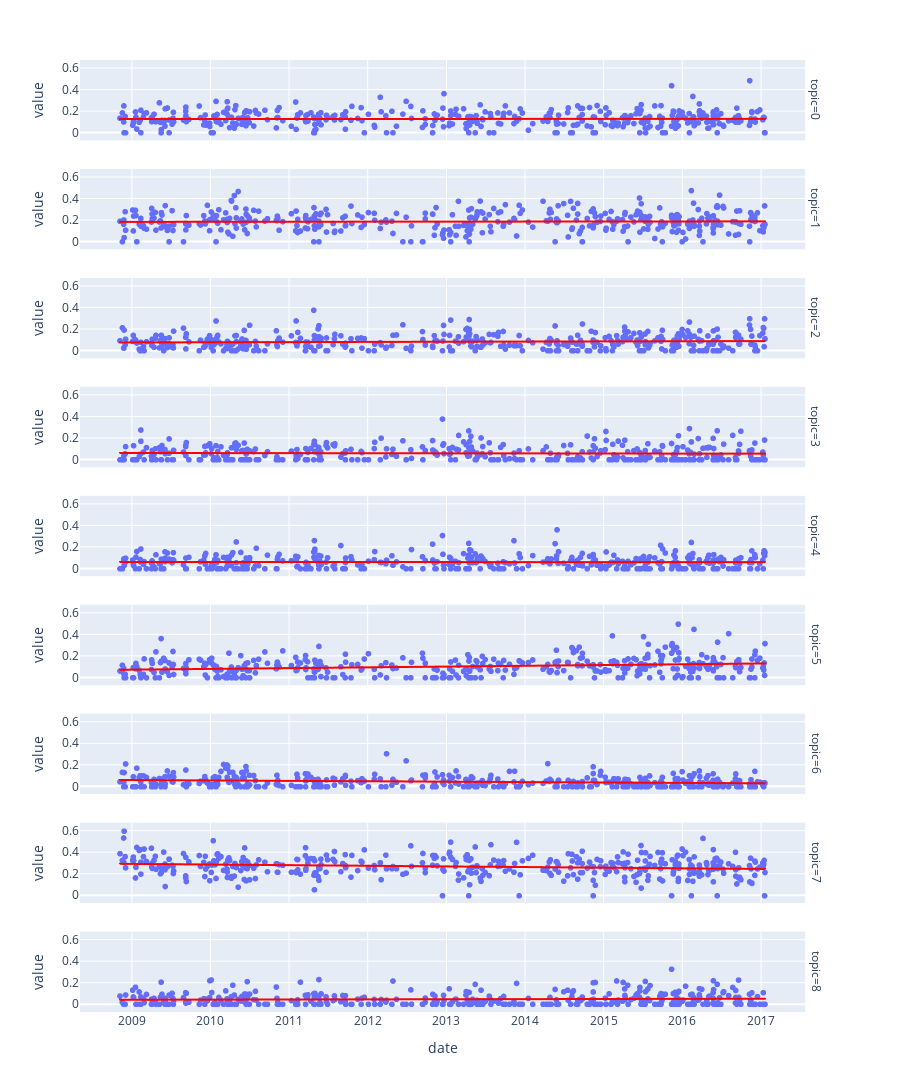

The cell this chart's notebook holds for it:
### Code cell
# OLS trendline
fig = px.scatter(amrhet_tall, x="date", y="value", facet_row="topic", 
                 trendline="ols", trendline_color_override="red", height=1600)
fig.show()

### Figure 1 — Plotly figure (JSON) as saved in the notebook; plotly's stock layout.template omitted (floating-point values rounded to 4 significant figures; data arrays with more than 128 entries replaced by an {"elided": "..."} marker saying what was removed)
{"data": [{"hovertemplate": "topic=0<br>date=%{x}<br>value=%{y}<extra></extra>", "legendgroup": "", "marker": {"color": "#636efa", "symbol": "circle"}, "mode": "markers", "name": "", "showlegend": false, "type": "scattergl", "x": {"elided": "409 str values"}, "xaxis": "x9", "y": {"elided": "409 float values"}, "yaxis": "y9"}, {"hovertemplate": "<b>OLS trendline</b><br>value = 4.95764e-12 * date + 0.122517<br>R<sup>2</sup>=0.000030<br><br>topic=0<br>date=%{x}<br>value=%{y} <b>(trend)</b><extra></extra>", "legendgroup": "", "line": {"color": "red"}, "marker": {"color": "#636efa", "symbol": "circle"}, "mode": "lines", "name": "", "showlegend": false, "type": "scattergl", "x": {"elided": "409 str values"}, "xaxis": "x9", "y": {"elided": "409 float values"}, "yaxis": "y9"}, {"hovertemplate": "topic=1<br>date=%{x}<br>value=%{y}<extra></extra>", "legendgroup": "", "marker": {"color": "#636efa", "symbol": "circle"}, "mode": "markers", "name": "", "showlegend": false, "type": "scattergl", "x": {"elided": "409 str values"}, "xaxis": "x8", "y": {"elided": "409 float values"}, "yaxis": "y8"}, {"hovertemplate": "<b>OLS trendline</b><br>value = 1.66127e-11 * date + 0.165798<br>R<sup>2</sup>=0.000226<br><br>topic=1<br>date=%{x}<br>value=%{y} <b>(trend)</b><extra></extra>", "legendgroup": "", "line": {"color": "red"}, "marker": {"color": "#636efa", "symbol": "circle"}, "mode": "lines", "name": "", "showlegend": false, "type": "scattergl", "x": {"elided": "409 str values"}, "xaxis": "x8", "y": {"elided": "409 float values"}, "yaxis": "y8"}, {"hovertemplate": "topic=2<br>date=%{x}<br>value=%{y}<extra></extra>", "legendgroup": "", "marker": {"color": "#636efa", "symbol": "circle"}, "mode": "markers", "name": "", "showlegend": false, "type": "scattergl", "x": {"elided": "409 str values"}, "xaxis": "x7", "y": {"elided": "409 float values"}, "yaxis": "y7"}, {"hovertemplate": "<b>OLS trendline</b><br>value = 4.98772e-11 * date + 0.0166569<br>R<sup>2</sup>=0.003639<br><br>topic=2<br>date=%{x}<br>value=%{y} <b>(trend)</b><extra></extra>", "legendgroup": "", "line": {"color": "red"}, "marker": {"color": "#636efa", "symbol": "circle"}, "mode": "lines", "name": "", "showlegend": false, "type": "scattergl", "x": {"elided": "409 str values"}, "xaxis": "x7", "y": {"elided": "409 float values"}, "yaxis": "y7"}, {"hovertemplate": "topic=3<br>date=%{x}<br>value=%{y}<extra></extra>", "legendgroup": "", "marker": {"color": "#636efa", "symbol": "circle"}, "mode": "markers", "name": "", "showlegend": false, "type": "scattergl", "x": {"elided": "409 str values"}, "xaxis": "x6", "y": {"elided": "409 float values"}, "yaxis": "y6"}, {"hovertemplate": "<b>OLS trendline</b><br>value = -2.53375e-11 * date + 0.0946681<br>R<sup>2</sup>=0.000946<br><br>topic=3<br>date=%{x}<br>value=%{y} <b>(trend)</b><extra></extra>", "legendgroup": "", "line": {"color": "red"}, "marker": {"color": "#636efa", "symbol": "circle"}, "mode": "lines", "name": "", "showlegend": false, "type": "scattergl", "x": {"elided": "409 str values"}, "xaxis": "x6", "y": {"elided": "409 float values"}, "yaxis": "y6"}, {"hovertemplate": "topic=4<br>date=%{x}<br>value=%{y}<extra></extra>", "legendgroup": "", "marker": {"color": "#636efa", "symbol": "circle"}, "mode": "markers", "name": "", "showlegend": false, "type": "scattergl", "x": {"elided": "409 str values"}, "xaxis": "x5", "y": {"elided": "409 float values"}, "yaxis": "y5"}, {"hovertemplate": "<b>OLS trendline</b><br>value = -5.11015e-12 * date + 0.0697369<br>R<sup>2</sup>=0.000048<br><br>topic=4<br>date=%{x}<br>value=%{y} <b>(trend)</b><extra></extra>", "legendgroup": "", "line": {"color": "red"}, "marker": {"color": "#636efa", "symbol": "circle"}, "mode": "lines", "name": "", "showlegend": false, "type": "scattergl", "x": {"elided": "409 str values"}, "xaxis": "x5", "y": {"elided": "409 float values"}, "yaxis": "y5"}, {"hovertemplate": "topic=5<br>date=%{x}<br>value=%{y}<extra></extra>", "legendgroup": "", "marker": {"color": "#636efa", "symbol": "circle"}, "mode": "markers", "name": "", "showlegend": false, "type": "scattergl", "x": {"elided": "409 str values"}, "xaxis": "x4", "y": {"elided": "409 float values"}, "yaxis": "y4"}, {"hovertemplate": "<b>OLS trendline</b><br>value = 2.28035e-10 * date + -0.204857<br>R<sup>2</sup>=0.047938<br><br>topic=5<br>date=%{x}<br>value=%{y} <b>(trend)</b><extra></extra>", "legendgroup": "", "line": {"color": "red"}, "marker": {"color": "#636efa", "symbol": "circle"}, "mode": "lines", "name": "", "showlegend": false, "type": "scattergl", "x": {"elided": "409 str values"}, "xaxis": "x4", "y": {"elided": "409 float values"}, "yaxis": "y4"}, {"hovertemplate": "topic=6<br>date=%{x}<br>value=%{y}<extra></extra>", "legendgroup": "", "marker": {"color": "#636efa", "symbol": "circle"}, "mode": "markers", "name": "", "showlegend": false, "type": "scattergl", "x": {"elided": "409 str values"}, "xaxis": "x3", "y": {"elided": "409 float values"}, "yaxis": "y3"}, {"hovertemplate": "<b>OLS trendline</b><br>value = -1.20794e-10 * date + 0.211575<br>R<sup>2</sup>=0.038517<br><br>topic=6<br>date=%{x}<br>value=%{y} <b>(trend)</b><extra></extra>", "legendgroup": "", "line": {"color": "red"}, "marker": {"color": "#636efa", "symbol": "circle"}, "mode": "lines", "name": "", "showlegend": false, "type": "scattergl", "x": {"elided": "409 str values"}, "xaxis": "x3", "y": {"elided": "409 float values"}, "yaxis": "y3"}, {"hovertemplate": "topic=7<br>date=%{x}<br>value=%{y}<extra></extra>", "legendgroup": "", "marker": {"color": "#636efa", "symbol": "circle"}, "mode": "markers", "name": "", "showlegend": false, "type": "scattergl", "x": {"elided": "409 str values"}, "xaxis": "x2", "y": {"elided": "409 float values"}, "yaxis": "y2"}, {"hovertemplate": "<b>OLS trendline</b><br>value = -1.86722e-10 * date + 0.527531<br>R<sup>2</sup>=0.025853<br><br>topic=7<br>date=%{x}<br>value=%{y} <b>(trend)</b><extra></extra>", "legendgroup": "", "line": {"color": "red"}, "marker": {"color": "#636efa", "symbol": "circle"}, "mode": "lines", "name": "", "showlegend": false, "type": "scattergl", "x": {"elided": "409 str values"}, "xaxis": "x2", "y": {"elided": "409 float values"}, "yaxis": "y2"}, {"hovertemplate": "topic=8<br>date=%{x}<br>value=%{y}<extra></extra>", "legendgroup": "", "marker": {"color": "#636efa", "symbol": "circle"}, "mode": "markers", "name": "", "showlegend": false, "type": "scattergl", "x": {"elided": "409 str values"}, "xaxis": "x", "y": {"elided": "409 float values"}, "yaxis": "y"}, {"hovertemplate": "<b>OLS trendline</b><br>value = 3.68605e-11 * date + -0.00291932<br>R<sup>2</sup>=0.002721<br><br>topic=8<br>date=%{x}<br>value=%{y} <b>(trend)</b><extra></extra>", "legendgroup": "", "line": {"color": "red"}, "marker": {"color": "#636efa", "symbol": "circle"}, "mode": "lines", "name": "", "showlegend": false, "type": "scattergl", "x": {"elided": "409 str values"}, "xaxis": "x", "y": {"elided": "409 float values"}, "yaxis": "y"}], "layout": {"annotations": [{"font": {}, "showarrow": false, "text": "topic=8", "textangle": 90, "x": 0.98, "xanchor": "left", "xref": "paper", "y": 0.04222, "yanchor": "middle", "yref": "paper"}, {"font": {}, "showarrow": false, "text": "topic=7", "textangle": 90, "x": 0.98, "xanchor": "left", "xref": "paper", "y": 0.1567, "yanchor": "middle", "yref": "paper"}, {"font": {}, "showarrow": false, "text": "topic=6", "textangle": 90, "x": 0.98, "xanchor": "left", "xref": "paper", "y": 0.2711, "yanchor": "middle", "yref": "paper"}, {"font": {}, "showarrow": false, "text": "topic=5", "textangle": 90, "x": 0.98, "xanchor": "left", "xref": "paper", "y": 0.3856, "yanchor": "middle", "yref": "paper"}, {"font": {}, "showarrow": false, "text": "topic=4", "textangle": 90, "x": 0.98, "xanchor": "left", "xref": "paper", "y": 0.5, "yanchor": "middle", "yref": "paper"}, {"font": {}, "showarrow": false, "text": "topic=3", "textangle": 90, "x": 0.98, "xanchor": "left", "xref": "paper", "y": 0.6144, "yanchor": "middle", "yref": "paper"}, {"font": {}, "showarrow": false, "text": "topic=2", "textangle": 90, "x": 0.98, "xanchor": "left", "xref": "paper", "y": 0.7289, "yanchor": "middle", "yref": "paper"}, {"font": {}, "showarrow": false, "text": "topic=1", "textangle": 90, "x": 0.98, "xanchor": "left", "xref": "paper", "y": 0.8433, "yanchor": "middle", "yref": "paper"}, {"font": {}, "showarrow": false, "text": "topic=0", "textangle": 90, "x": 0.98, "xanchor": "left", "xref": "paper", "y": 0.9578, "yanchor": "middle", "yref": "paper"}], "height": 1600, "legend": {"tracegroupgap": 0}, "margin": {"t": 60}, "xaxis": {"anchor": "y", "domain": [0, 0.98], "title": {"text": "date"}}, "xaxis2": {"anchor": "y2", "domain": [0, 0.98], "matches": "x", "showticklabels": false}, "xaxis3": {"anchor": "y3", "domain": [0, 0.98], "matches": "x", "showticklabels": false}, "xaxis4": {"anchor": "y4", "domain": [0, 0.98], "matches": "x", "showticklabels": false}, "xaxis5": {"anchor": "y5", "domain": [0, 0.98], "matches": "x", "showticklabels": false}, "xaxis6": {"anchor": "y6", "domain": [0, 0.98], "matches": "x", "showticklabels": false}, "xaxis7": {"anchor": "y7", "domain": [0, 0.98], "matches": "x", "showticklabels": false}, "xaxis8": {"anchor": "y8", "domain": [0, 0.98], "matches": "x", "showticklabels": false}, "xaxis9": {"anchor": "y9", "domain": [0, 0.98], "matches": "x", "showticklabels": false}, "yaxis": {"anchor": "x", "domain": [0, 0.08444], "title": {"text": "value"}}, "yaxis2": {"anchor": "x2", "domain": [0.1144, 0.1989], "matches": "y", "title": {"text": "value"}}, "yaxis3": {"anchor": "x3", "domain": [0.2289, 0.3133], "matches": "y", "title": {"text": "value"}}, "yaxis4": {"anchor": "x4", "domain": [0.3433, 0.4278], "matches": "y", "title": {"text": "value"}}, "yaxis5": {"anchor": "x5", "domain": [0.4578, 0.5422], "matches": "y", "title": {"text": "value"}}, "yaxis6": {"anchor": "x6", "domain": [0.5722, 0.6567], "matches": "y", "title": {"text": "value"}}, "yaxis7": {"anchor": "x7", "domain": [0.6867, 0.7711], "matches": "y", "title": {"text": "value"}}, "yaxis8": {"anchor": "x8", "domain": [0.8011, 0.8856], "matches": "y", "title": {"text": "value"}}, "yaxis9": {"anchor": "x9", "domain": [0.9156, 1], "matches": "y", "title": {"text": "value"}}}}
